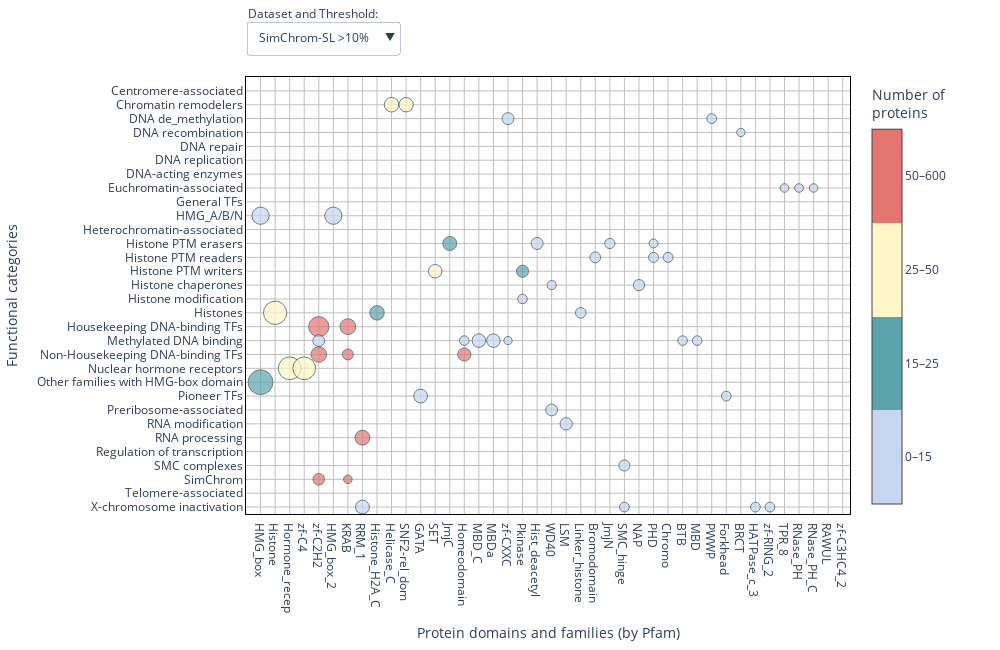

The notebook cell saved with this chart:
### Code cell
import numpy as np
import pandas as pd
import plotly.graph_objects as go

# Load data
df_perc_sl = pd.read_csv("simchrom_sl_domains_percent_0_1.csv", index_col=0).sort_index()
df_size_sl = pd.read_csv("simchrom_sl_domains_number_0_1.csv", index_col=0).sort_index()
df_perc = pd.read_csv("simchrom_domains_percent_0_1.csv", index_col=0).sort_index()
df_size = pd.read_csv("simchrom_domains_number_0_1.csv", index_col=0).sort_index()

column_order = (pd.DataFrame([df_perc.max(),df_perc_sl.max()])//5).T.sort_values([1,0],ascending=False).index

df_perc_sl = df_perc_sl[column_order]
df_size_sl = df_size_sl[column_order]
df_perc = df_perc[column_order]
df_size = df_size[column_order]

def map_color(val):
    if val < 15:
        return 0.2
    elif val < 25:
        return 0.3
    elif val < 50:
        return 0.6
    else:
        return 0.8
    
colorscale = [
    [0.0, "#c6d6f0"],
    [0.25, "#c6d6f0"],
    [0.25, "#5ca4ac"],
    [0.5, "#5ca4ac"],
    [0.5, "#fff6c7"],
    [0.75, "#fff6c7"],
    [0.75, "#e57570"],
    [1.0, "#e57570"],
]

def make_trace(df_perc, df_size, threshold):
    n_rows, n_cols = df_size.shape
    x, y = np.meshgrid(np.arange(n_cols), np.arange(n_rows))
    x = x.flatten()
    y = y.flatten()

    sizes = df_perc.values.flatten()
    colors = df_size.values.flatten()

    mask = sizes >= threshold
    x_all = x[mask]
    y_all = y[mask]
    sizes_all = sizes[mask]
    colors_all = colors[mask]
    color_cats = [map_color(val) for val in colors_all]

    return go.Scatter(
        x=x_all,
        y=y_all,
        text=[
            f"{percent:.1f}%, {num:n} proteins"
            for num, percent in zip(colors_all, sizes_all)
        ],
        mode="markers",
        marker=dict(
            color=color_cats,
            colorscale=colorscale,
            cmin=0,
            cmax=1,
            colorbar=dict(
                tickvals=[i/4+1/8 for i in range(4)], 
                ticktext=["0–15","15–25","25–50","50–600"],
                title="Number of<br>proteins"
            ),
            size=sizes_all,
            opacity=0.7,
            sizemode="area",
            sizeref=0.3,
            line_width=1,
            line_color="DarkSlateGrey"
        ),
        showlegend=False,
        visible=False
    )

thresholds = [0.1, 5, 10]
data = []

# Create all traces
for df_p, df_s in [(df_perc, df_size), (df_perc_sl, df_size_sl)]:
    for th in thresholds:
        trace = make_trace(df_p, df_s, th)
        data.append(trace)

# Set default visible trace
data[-1].visible = True

# Dropdowns
n_thresholds = len(thresholds)
thresholds_max_x = [df_size.shape[1],(df_perc_sl.max()>=5).sum()+1.5,(df_perc_sl.max()>=10).sum()+1.5]*2
plot_sizes = [1600,1200,1000]*2



    
buttons = []

for i, (ds_label, ds_idx) in enumerate(zip(['SimChrom']*n_thresholds+['SimChrom-SL']*n_thresholds, [0]*n_thresholds+[1]*n_thresholds)):
    th = thresholds[i % 3]
    max_x = thresholds_max_x[i]
    vis = [False] * len(data)
    vis[i] = True

    buttons.append(dict(
        label=f"{ds_label} >{th}%",
        method="update",
        args=[
            {"visible": vis},
            {"xaxis.range": [-1,max_x], "width":plot_sizes[i]},
        ]
        
    ))
    
    
# Figure
fig = go.Figure(data=data)
fig.update_layout(
    autosize=False,
    width=1000,
    height=650,
    xaxis=dict(
        title="Protein domains and families (by Pfam)",
        tickmode="array",
        tickvals=np.arange(df_size.shape[1]),
        ticktext=df_size.columns,
        gridcolor="silver",
        range=[-1, thresholds_max_x[-1]],
        zeroline=False,
        linewidth=1,
        linecolor="black",
        showline=True,
        mirror=True,
    ),
    yaxis=dict(
        title="Functional categories",
        tickmode="array",
        tickvals=np.arange(df_size.shape[0]),
        ticktext=df_size.index,
        gridcolor="silver",
        range=[df_size.shape[0]-0.5, -1],
        zeroline=False,
        linewidth=1,
        linecolor="black",
        showline=True,
        mirror=True,
    ),
    margin=dict(r=150, t=50),
    plot_bgcolor="white",
    dragmode=False,
    updatemenus=[
        dict(
            buttons=buttons,
            direction="down",
            active=len(buttons) - 1,
            x=0.00,
            y=1.15,
            showactive=True,
            pad={"r": 10, "t": 10},
            xanchor="left",
            yanchor="top",
        ),
        # dict(
        #     buttons=buttons_threshold,
        #     direction="down",
        #     x=0.25,
        #     y=1.15,
        #     showactive=True,
        #     pad={"r": 10, "t": 10},
        #     xanchor="left",
        #     yanchor="top",
        # ),
    ],
    annotations=[
        dict(text="Dataset and Threshold:", x=0, y=1.17, xref="paper", yref="paper", showarrow=False),
    ]
)


js_snippet = '''
var plot = $('#SHvsPfam_plot');
plot.on('plotly_click', function(data){
    var pts = '';
    var point = data.points[0];
    console.log(plot.layout.xaxis.ticktext[point.x]);
    console.log(plot.layout.yaxis.ticktext[point.y]);
});
'''
config = {
    'scrollZoom': False,  # Disable scroll to zoom
    'modeBarButtonsToRemove': ['zoom2d'],
    'displayModeBar': False,  # Hide the mode bar (toolbar)
    'doubleClick': False,  # Disable double click to reset zoom
    'editable': False,  # Disable edits like moving title and axes
    'staticPlot': False  # Disable all interactivity (makes the plot static)
}

fig.write_html("SHvsPfam_plot.html", full_html=False,div_id='SHvsPfam_plot',include_plotlyjs='js/plotly-2.35.2.min.js',config=config)


fig.show()

### Figure 1 — Plotly figure (JSON) as saved in the notebook; plotly's stock layout.template omitted (floating-point values rounded to 4 significant figures; data arrays with more than 128 entries replaced by an {"elided": "..."} marker saying what was removed)
{"data": [{"marker": {"cmax": 1, "cmin": 0, "color": {"elided": "946 float values"}, "colorbar": {"ticktext": ["0–15", "15–25", "25–50", "50–600"], "tickvals": [0.125, 0.375, 0.625, 0.875], "title": {"text": "Number of<br>proteins"}}, "colorscale": [[0, "#c6d6f0"], [0.25, "#c6d6f0"], [0.25, "#5ca4ac"], [0.5, "#5ca4ac"], [0.5, "#fff6c7"], [0.75, "#fff6c7"], [0.75, "#e57570"], [1, "#e57570"]], "line": {"color": "DarkSlateGrey", "width": 1}, "opacity": 0.7, "size": {"elided": "946 float values"}, "sizemode": "area", "sizeref": 0.3}, "mode": "markers", "showlegend": false, "text": {"elided": "946 str values"}, "type": "scatter", "visible": false, "x": {"elided": "946 int values"}, "y": {"elided": "946 int values"}}, {"marker": {"cmax": 1, "cmin": 0, "color": [0.2, 0.6, 0.6, 0.2, 0.2, 0.2, 0.2, 0.2, 0.2, 0.2, 0.2, 0.2, 0.3, 0.2, 0.2, 0.6, 0.6, 0.3, 0.2, 0.2, 0.2, 0.2, 0.2, 0.2, 0.2, 0.2, 0.2, 0.2, 0.2, 0.2, 0.2, 0.2, 0.3, 0.2, 0.2, 0.2, 0.2, 0.2, 0.2, 0.2, 0.2, 0.2, 0.2, 0.2, 0.2, 0.2, 0.3, 0.3, 0.2, 0.2, 0.6, 0.3, 0.2, 0.2, 0.2, 0.2, 0.2, 0.2, 0.2, 0.6, 0.3, 0.6, 0.3, 0.6, 0.3, 0.2, 0.8, 0.8, 0.6, 0.6, 0.6, 0.6, 0.2, 0.2, 0.2, 0.2, 0.2, 0.2, 0.2, 0.2, 0.8, 0.8, 0.8, 0.8, 0.6, 0.6, 0.2, 0.2, 0.6, 0.2, 0.2, 0.2, 0.2, 0.2, 0.2, 0.2, 0.2, 0.8, 0.3, 0.3, 0.8, 0.8, 0.8, 0.8, 0.8, 0.2, 0.8, 0.8, 0.8, 0.2, 0.2, 0.2, 0.2, 0.2, 0.2, 0.2, 0.2, 0.2, 0.2, 0.2, 0.2], "colorbar": {"ticktext": ["0–15", "15–25", "25–50", "50–600"], "tickvals": [0.125, 0.375, 0.625, 0.875], "title": {"text": "Number of<br>proteins"}}, "colorscale": [[0, "#c6d6f0"], [0.25, "#c6d6f0"], [0.25, "#5ca4ac"], [0.5, "#5ca4ac"], [0.5, "#fff6c7"], [0.75, "#fff6c7"], [0.75, "#e57570"], [1, "#e57570"]], "line": {"color": "DarkSlateGrey", "width": 1}, "opacity": 0.7, "size": [5.195, 29.73, 28.83, 9.91, 10.81, 8.108, 21.43, 14.29, 7.143, 5.479, 6.849, 8.219, 5.405, 5.556, 5.051, 19.52, 12.75, 5.976, 6.122, 8.163, 6.78, 5.085, 44.44, 44.44, 6.944, 6.944, 6.944, 5.556, 9.722, 12.5, 5.556, 5.556, 28.85, 21.15, 15.38, 11.54, 7.692, 5.769, 7.692, 5.769, 5.769, 9.615, 5.769, 5.769, 7.692, 6.796, 15.53, 16.5, 13.59, 7.767, 26.53, 21.43, 6.122, 9.184, 6.122, 5.102, 7.143, 12.5, 18.75, 12.7, 8.333, 12.3, 7.54, 81.48, 31.48, 16.67, 58.09, 34.74, 5.699, 6.25, 7.169, 7.353, 17.65, 11.76, 23.53, 23.53, 17.65, 5.882, 11.76, 11.76, 33.37, 16.2, 24.3, 9.19, 77.97, 77.97, 6.78, 5.085, 92.59, 7.407, 28.57, 9.524, 14.29, 9.524, 19.18, 14.81, 18.52, 30.26, 8.333, 7.895, 39.49, 21.55, 13.94, 6.671, 5.337, 18.52, 20.17, 10.96, 7.059, 14.29, 7.143, 7.143, 7.143, 7.143, 7.143, 7.143, 7.143, 14.29, 14.29, 7.143, 7.143], "sizemode": "area", "sizeref": 0.3}, "mode": "markers", "showlegend": false, "text": ["5.2%, 12 proteins", "29.7%, 33 proteins", "28.8%, 32 proteins", "9.9%, 11 proteins", "10.8%, 12 proteins", "8.1%, 9 proteins", "21.4%, 3 proteins", "14.3%, 2 proteins", "7.1%, 1 proteins", "5.5%, 4 proteins", "6.8%, 5 proteins", "8.2%, 6 proteins", "5.4%, 18 proteins", "5.6%, 11 proteins", "5.1%, 10 proteins", "19.5%, 49 proteins", "12.7%, 32 proteins", "6.0%, 15 proteins", "6.1%, 3 proteins", "8.2%, 4 proteins", "6.8%, 4 proteins", "5.1%, 3 proteins", "44.4%, 4 proteins", "44.4%, 4 proteins", "6.9%, 5 proteins", "6.9%, 5 proteins", "6.9%, 5 proteins", "5.6%, 4 proteins", "9.7%, 7 proteins", "12.5%, 9 proteins", "5.6%, 4 proteins", "5.6%, 4 proteins", "28.8%, 15 proteins", "21.2%, 11 proteins", "15.4%, 8 proteins", "11.5%, 6 proteins", "7.7%, 4 proteins", "5.8%, 3 proteins", "7.7%, 4 proteins", "5.8%, 3 proteins", "5.8%, 3 proteins", "9.6%, 5 proteins", "5.8%, 3 proteins", "5.8%, 3 proteins", "7.7%, 4 proteins", "6.8%, 7 proteins", "15.5%, 16 proteins", "16.5%, 17 proteins", "13.6%, 14 proteins", "7.8%, 8 proteins", "26.5%, 26 proteins", "21.4%, 21 proteins", "6.1%, 6 proteins", "9.2%, 9 proteins", "6.1%, 6 proteins", "5.1%, 5 proteins", "7.1%, 7 proteins", "12.5%, 4 proteins", "18.8%, 6 proteins", "12.7%, 32 proteins", "8.3%, 21 proteins", "12.3%, 31 proteins", "7.5%, 19 proteins", "81.5%, 44 proteins", "31.5%, 17 proteins", "16.7%, 9 proteins", "58.1%, 316 proteins", "34.7%, 189 proteins", "5.7%, 31 proteins", "6.2%, 34 proteins", "7.2%, 39 proteins", "7.4%, 40 proteins", "17.6%, 6 proteins", "11.8%, 4 proteins", "23.5%, 8 proteins", "23.5%, 8 proteins", "17.6%, 6 proteins", "5.9%, 2 proteins", "11.8%, 4 proteins", "11.8%, 4 proteins", "33.4%, 276 proteins", "16.2%, 134 proteins", "24.3%, 201 proteins", "9.2%, 76 proteins", "78.0%, 46 proteins", "78.0%, 46 proteins", "6.8%, 4 proteins", "5.1%, 3 proteins", "92.6%, 25 proteins", "7.4%, 2 proteins", "28.6%, 6 proteins", "9.5%, 2 proteins", "14.3%, 3 proteins", "9.5%, 2 proteins", "19.2%, 14 proteins", "14.8%, 4 proteins", "18.5%, 5 proteins", "30.3%, 69 proteins", "8.3%, 19 proteins", "7.9%, 18 proteins", "39.5%, 592 proteins", "21.5%, 323 proteins", "13.9%, 209 proteins", "6.7%, 100 proteins", "5.3%, 80 proteins", "18.5%, 5 proteins", "20.2%, 600 proteins", "11.0%, 326 proteins", "7.1%, 210 proteins", "14.3%, 2 proteins", "7.1%, 1 proteins", "7.1%, 1 proteins", "7.1%, 1 proteins", "7.1%, 1 proteins", "7.1%, 1 proteins", "7.1%, 1 proteins", "7.1%, 1 proteins", "14.3%, 2 proteins", "14.3%, 2 proteins", "7.1%, 1 proteins", "7.1%, 1 proteins"], "type": "scatter", "visible": false, "x": [47, 9, 10, 23, 27, 28, 17, 31, 46, 9, 33, 70, 9, 9, 72, 9, 10, 42, 27, 41, 20, 23, 0, 5, 4, 9, 10, 12, 27, 28, 30, 39, 13, 19, 24, 27, 52, 53, 54, 55, 56, 57, 58, 59, 60, 13, 23, 27, 28, 31, 12, 18, 23, 27, 49, 50, 51, 20, 26, 12, 13, 18, 27, 1, 8, 22, 4, 6, 29, 43, 44, 45, 4, 14, 15, 16, 17, 20, 29, 30, 4, 6, 14, 41, 2, 3, 41, 48, 0, 5, 11, 14, 32, 41, 20, 7, 21, 7, 9, 42, 4, 6, 14, 41, 44, 25, 4, 6, 14, 7, 13, 24, 25, 28, 33, 34, 35, 39, 40, 52, 71], "y": [0, 1, 1, 1, 1, 1, 2, 2, 2, 3, 3, 3, 4, 5, 5, 6, 6, 6, 7, 7, 8, 8, 9, 9, 10, 10, 10, 10, 10, 10, 10, 10, 11, 11, 11, 11, 11, 11, 11, 11, 11, 11, 11, 11, 11, 12, 12, 12, 12, 12, 13, 13, 13, 13, 13, 13, 13, 14, 14, 15, 15, 15, 15, 16, 16, 16, 17, 17, 17, 17, 17, 17, 18, 18, 18, 18, 18, 18, 18, 18, 19, 19, 19, 19, 20, 20, 20, 20, 21, 21, 22, 22, 22, 22, 23, 24, 24, 25, 25, 25, 26, 26, 26, 26, 26, 27, 28, 28, 28, 30, 30, 30, 30, 30, 30, 30, 30, 30, 30, 30, 30]}, {"marker": {"cmax": 1, "cmin": 0, "color": [0.6, 0.6, 0.2, 0.2, 0.2, 0.6, 0.6, 0.2, 0.2, 0.2, 0.3, 0.2, 0.2, 0.2, 0.3, 0.3, 0.2, 0.6, 0.3, 0.2, 0.2, 0.6, 0.6, 0.6, 0.3, 0.2, 0.8, 0.8, 0.2, 0.2, 0.2, 0.2, 0.2, 0.2, 0.2, 0.8, 0.8, 0.8, 0.6, 0.6, 0.6, 0.2, 0.2, 0.2, 0.2, 0.2, 0.8, 0.8, 0.8, 0.8, 0.2, 0.8, 0.8, 0.2, 0.2, 0.2], "colorbar": {"ticktext": ["0–15", "15–25", "25–50", "50–600"], "tickvals": [0.125, 0.375, 0.625, 0.875], "title": {"text": "Number of<br>proteins"}}, "colorscale": [[0, "#c6d6f0"], [0.25, "#c6d6f0"], [0.25, "#5ca4ac"], [0.5, "#5ca4ac"], [0.5, "#fff6c7"], [0.75, "#fff6c7"], [0.75, "#e57570"], [1, "#e57570"]], "line": {"color": "DarkSlateGrey", "width": 1}, "opacity": 0.7, "size": [29.73, 28.83, 10.81, 21.43, 14.29, 19.52, 12.75, 44.44, 44.44, 12.5, 28.85, 21.15, 15.38, 11.54, 15.53, 16.5, 13.59, 26.53, 21.43, 12.5, 18.75, 12.7, 12.3, 81.48, 31.48, 16.67, 58.09, 34.74, 17.65, 11.76, 23.53, 23.53, 17.65, 11.76, 11.76, 33.37, 16.2, 24.3, 77.97, 77.97, 92.59, 28.57, 14.29, 19.18, 14.81, 18.52, 30.26, 39.49, 21.55, 13.94, 18.52, 20.17, 10.96, 14.29, 14.29, 14.29], "sizemode": "area", "sizeref": 0.3}, "mode": "markers", "showlegend": false, "text": ["29.7%, 33 proteins", "28.8%, 32 proteins", "10.8%, 12 proteins", "21.4%, 3 proteins", "14.3%, 2 proteins", "19.5%, 49 proteins", "12.7%, 32 proteins", "44.4%, 4 proteins", "44.4%, 4 proteins", "12.5%, 9 proteins", "28.8%, 15 proteins", "21.2%, 11 proteins", "15.4%, 8 proteins", "11.5%, 6 proteins", "15.5%, 16 proteins", "16.5%, 17 proteins", "13.6%, 14 proteins", "26.5%, 26 proteins", "21.4%, 21 proteins", "12.5%, 4 proteins", "18.8%, 6 proteins", "12.7%, 32 proteins", "12.3%, 31 proteins", "81.5%, 44 proteins", "31.5%, 17 proteins", "16.7%, 9 proteins", "58.1%, 316 proteins", "34.7%, 189 proteins", "17.6%, 6 proteins", "11.8%, 4 proteins", "23.5%, 8 proteins", "23.5%, 8 proteins", "17.6%, 6 proteins", "11.8%, 4 proteins", "11.8%, 4 proteins", "33.4%, 276 proteins", "16.2%, 134 proteins", "24.3%, 201 proteins", "78.0%, 46 proteins", "78.0%, 46 proteins", "92.6%, 25 proteins", "28.6%, 6 proteins", "14.3%, 3 proteins", "19.2%, 14 proteins", "14.8%, 4 proteins", "18.5%, 5 proteins", "30.3%, 69 proteins", "39.5%, 592 proteins", "21.5%, 323 proteins", "13.9%, 209 proteins", "18.5%, 5 proteins", "20.2%, 600 proteins", "11.0%, 326 proteins", "14.3%, 2 proteins", "14.3%, 2 proteins", "14.3%, 2 proteins"], "type": "scatter", "visible": false, "x": [9, 10, 27, 17, 31, 9, 10, 0, 5, 28, 13, 19, 24, 27, 23, 27, 28, 12, 18, 20, 26, 12, 18, 1, 8, 22, 4, 6, 4, 14, 15, 16, 17, 29, 30, 4, 6, 14, 2, 3, 0, 11, 32, 20, 7, 21, 7, 4, 6, 14, 25, 4, 6, 7, 39, 40], "y": [1, 1, 1, 2, 2, 6, 6, 9, 9, 10, 11, 11, 11, 11, 12, 12, 12, 13, 13, 14, 14, 15, 15, 16, 16, 16, 17, 17, 18, 18, 18, 18, 18, 18, 18, 19, 19, 19, 20, 20, 21, 22, 22, 23, 24, 24, 25, 26, 26, 26, 27, 28, 28, 30, 30, 30]}, {"marker": {"cmax": 1, "cmin": 0, "color": {"elided": "611 float values"}, "colorbar": {"ticktext": ["0–15", "15–25", "25–50", "50–600"], "tickvals": [0.125, 0.375, 0.625, 0.875], "title": {"text": "Number of<br>proteins"}}, "colorscale": [[0, "#c6d6f0"], [0.25, "#c6d6f0"], [0.25, "#5ca4ac"], [0.5, "#5ca4ac"], [0.5, "#fff6c7"], [0.75, "#fff6c7"], [0.75, "#e57570"], [1, "#e57570"]], "line": {"color": "DarkSlateGrey", "width": 1}, "opacity": 0.7, "size": {"elided": "611 float values"}, "sizemode": "area", "sizeref": 0.3}, "mode": "markers", "showlegend": false, "text": {"elided": "611 str values"}, "type": "scatter", "visible": false, "x": {"elided": "611 int values"}, "y": {"elided": "611 int values"}}, {"marker": {"cmax": 1, "cmin": 0, "color": [0.2, 0.2, 0.2, 0.6, 0.6, 0.2, 0.2, 0.2, 0.2, 0.2, 0.2, 0.2, 0.2, 0.2, 0.2, 0.2, 0.2, 0.2, 0.3, 0.3, 0.2, 0.2, 0.2, 0.2, 0.2, 0.2, 0.2, 0.2, 0.2, 0.2, 0.2, 0.2, 0.2, 0.2, 0.3, 0.2, 0.2, 0.2, 0.2, 0.2, 0.2, 0.2, 0.2, 0.2, 0.2, 0.2, 0.2, 0.2, 0.2, 0.2, 0.2, 0.6, 0.3, 0.2, 0.2, 0.2, 0.2, 0.2, 0.2, 0.2, 0.2, 0.2, 0.2, 0.2, 0.2, 0.2, 0.2, 0.2, 0.2, 0.2, 0.2, 0.6, 0.3, 0.2, 0.8, 0.8, 0.6, 0.6, 0.6, 0.6, 0.2, 0.2, 0.2, 0.2, 0.2, 0.2, 0.2, 0.2, 0.8, 0.8, 0.8, 0.8, 0.6, 0.6, 0.6, 0.2, 0.2, 0.3, 0.2, 0.2, 0.2, 0.2, 0.2, 0.2, 0.2, 0.2, 0.8, 0.3, 0.3, 0.2, 0.2, 0.8, 0.8, 0.8, 0.2, 0.2, 0.2, 0.2, 0.2], "colorbar": {"ticktext": ["0–15", "15–25", "25–50", "50–600"], "tickvals": [0.125, 0.375, 0.625, 0.875], "title": {"text": "Number of<br>proteins"}}, "colorscale": [[0, "#c6d6f0"], [0.25, "#c6d6f0"], [0.25, "#5ca4ac"], [0.5, "#5ca4ac"], [0.5, "#fff6c7"], [0.75, "#fff6c7"], [0.75, "#e57570"], [1, "#e57570"]], "line": {"color": "DarkSlateGrey", "width": 1}, "opacity": 0.7, "size": [5.839, 6.569, 8.759, 31.82, 30.68, 5.682, 5.682, 7.955, 6.818, 5.682, 5.682, 21.43, 14.29, 7.143, 10.34, 7.778, 5.556, 5.97, 9.091, 8.021, 5.882, 5.556, 5.556, 5.556, 11.11, 11.11, 11.11, 5.556, 5.556, 7.018, 44.44, 44.44, 9.524, 9.524, 29.41, 21.57, 15.69, 11.76, 7.843, 5.882, 7.843, 5.882, 5.882, 9.804, 5.882, 5.882, 7.843, 17.28, 14.81, 14.81, 8.642, 27.37, 22.11, 5.263, 8.421, 6.316, 5.263, 7.368, 12.5, 18.75, 5.479, 6.849, 5.479, 13.7, 6.849, 6.849, 5.479, 5.479, 8.219, 8.219, 6.849, 81.48, 31.48, 16.67, 61.63, 37.57, 5.368, 6.759, 7.555, 7.952, 20.69, 13.79, 27.59, 27.59, 10.34, 6.897, 13.79, 13.79, 35.87, 17.73, 25.87, 9.733, 5.333, 77.59, 77.59, 6.897, 5.172, 92.31, 7.692, 28.57, 9.524, 14.29, 9.524, 20.9, 9.091, 22.73, 32.98, 8.511, 8.511, 8.197, 18.52, 20.17, 10.96, 7.059, 5.797, 28.57, 14.29, 14.29, 14.29], "sizemode": "area", "sizeref": 0.3}, "mode": "markers", "showlegend": false, "text": ["5.8%, 8 proteins", "6.6%, 9 proteins", "8.8%, 12 proteins", "31.8%, 28 proteins", "30.7%, 27 proteins", "5.7%, 5 proteins", "5.7%, 5 proteins", "8.0%, 7 proteins", "6.8%, 6 proteins", "5.7%, 5 proteins", "5.7%, 5 proteins", "21.4%, 3 proteins", "14.3%, 2 proteins", "7.1%, 1 proteins", "10.3%, 3 proteins", "7.8%, 7 proteins", "5.6%, 5 proteins", "6.0%, 4 proteins", "9.1%, 17 proteins", "8.0%, 15 proteins", "5.9%, 11 proteins", "5.6%, 1 proteins", "5.6%, 1 proteins", "5.6%, 1 proteins", "11.1%, 2 proteins", "11.1%, 2 proteins", "11.1%, 2 proteins", "5.6%, 1 proteins", "5.6%, 1 proteins", "7.0%, 4 proteins", "44.4%, 4 proteins", "44.4%, 4 proteins", "9.5%, 2 proteins", "9.5%, 2 proteins", "29.4%, 15 proteins", "21.6%, 11 proteins", "15.7%, 8 proteins", "11.8%, 6 proteins", "7.8%, 4 proteins", "5.9%, 3 proteins", "7.8%, 4 proteins", "5.9%, 3 proteins", "5.9%, 3 proteins", "9.8%, 5 proteins", "5.9%, 3 proteins", "5.9%, 3 proteins", "7.8%, 4 proteins", "17.3%, 14 proteins", "14.8%, 12 proteins", "14.8%, 12 proteins", "8.6%, 7 proteins", "27.4%, 26 proteins", "22.1%, 21 proteins", "5.3%, 5 proteins", "8.4%, 8 proteins", "6.3%, 6 proteins", "5.3%, 5 proteins", "7.4%, 7 proteins", "12.5%, 4 proteins", "18.8%, 6 proteins", "5.5%, 4 proteins", "6.8%, 5 proteins", "5.5%, 4 proteins", "13.7%, 10 proteins", "6.8%, 5 proteins", "6.8%, 5 proteins", "5.5%, 4 proteins", "5.5%, 4 proteins", "8.2%, 6 proteins", "8.2%, 6 proteins", "6.8%, 5 proteins", "81.5%, 44 proteins", "31.5%, 17 proteins", "16.7%, 9 proteins", "61.6%, 310 proteins", "37.6%, 189 proteins", "5.4%, 27 proteins", "6.8%, 34 proteins", "7.6%, 38 proteins", "8.0%, 40 proteins", "20.7%, 6 proteins", "13.8%, 4 proteins", "27.6%, 8 proteins", "27.6%, 8 proteins", "10.3%, 3 proteins", "6.9%, 2 proteins", "13.8%, 4 proteins", "13.8%, 4 proteins", "35.9%, 269 proteins", "17.7%, 133 proteins", "25.9%, 194 proteins", "9.7%, 73 proteins", "5.3%, 40 proteins", "77.6%, 45 proteins", "77.6%, 45 proteins", "6.9%, 4 proteins", "5.2%, 3 proteins", "92.3%, 24 proteins", "7.7%, 2 proteins", "28.6%, 6 proteins", "9.5%, 2 proteins", "14.3%, 3 proteins", "9.5%, 2 proteins", "20.9%, 14 proteins", "9.1%, 2 proteins", "22.7%, 5 proteins", "33.0%, 62 proteins", "8.5%, 16 proteins", "8.5%, 16 proteins", "8.2%, 5 proteins", "18.5%, 5 proteins", "20.2%, 600 proteins", "11.0%, 326 proteins", "7.1%, 210 proteins", "5.8%, 4 proteins", "28.6%, 2 proteins", "14.3%, 1 proteins", "14.3%, 1 proteins", "14.3%, 1 proteins"], "type": "scatter", "visible": false, "x": [18, 20, 47, 9, 10, 11, 23, 27, 28, 62, 63, 17, 31, 46, 33, 59, 69, 20, 9, 42, 61, 7, 20, 31, 36, 37, 38, 41, 64, 20, 0, 5, 39, 40, 13, 19, 24, 27, 52, 53, 54, 55, 56, 57, 58, 59, 60, 23, 27, 28, 31, 12, 18, 23, 27, 49, 50, 51, 20, 26, 4, 12, 13, 18, 55, 56, 63, 65, 66, 67, 68, 1, 8, 22, 4, 6, 29, 43, 44, 45, 4, 14, 15, 16, 17, 20, 29, 30, 4, 6, 14, 41, 44, 2, 3, 41, 48, 0, 5, 11, 14, 32, 41, 20, 7, 21, 7, 9, 42, 20, 25, 4, 6, 14, 20, 7, 25, 34, 35], "y": [0, 0, 0, 1, 1, 1, 1, 1, 1, 1, 1, 2, 2, 2, 3, 4, 4, 5, 6, 6, 6, 7, 7, 7, 7, 7, 7, 7, 7, 8, 9, 9, 10, 10, 11, 11, 11, 11, 11, 11, 11, 11, 11, 11, 11, 11, 11, 12, 12, 12, 12, 13, 13, 13, 13, 13, 13, 13, 14, 14, 15, 15, 15, 15, 15, 15, 15, 15, 15, 15, 15, 16, 16, 16, 17, 17, 17, 17, 17, 17, 18, 18, 18, 18, 18, 18, 18, 18, 19, 19, 19, 19, 19, 20, 20, 20, 20, 21, 21, 22, 22, 22, 22, 23, 24, 24, 25, 25, 25, 26, 27, 28, 28, 28, 29, 30, 30, 30, 30]}, {"marker": {"cmax": 1, "cmin": 0, "color": [0.6, 0.6, 0.2, 0.2, 0.2, 0.2, 0.2, 0.2, 0.2, 0.2, 0.3, 0.2, 0.2, 0.2, 0.2, 0.2, 0.2, 0.6, 0.3, 0.2, 0.2, 0.2, 0.6, 0.3, 0.2, 0.8, 0.8, 0.2, 0.2, 0.2, 0.2, 0.2, 0.2, 0.2, 0.8, 0.8, 0.8, 0.6, 0.6, 0.3, 0.2, 0.2, 0.2, 0.2, 0.8, 0.2, 0.8, 0.8, 0.2, 0.2, 0.2, 0.2], "colorbar": {"ticktext": ["0–15", "15–25", "25–50", "50–600"], "tickvals": [0.125, 0.375, 0.625, 0.875], "title": {"text": "Number of<br>proteins"}}, "colorscale": [[0, "#c6d6f0"], [0.25, "#c6d6f0"], [0.25, "#5ca4ac"], [0.5, "#5ca4ac"], [0.5, "#fff6c7"], [0.75, "#fff6c7"], [0.75, "#e57570"], [1, "#e57570"]], "line": {"color": "DarkSlateGrey", "width": 1}, "opacity": 0.7, "size": [31.82, 30.68, 21.43, 14.29, 10.34, 11.11, 11.11, 11.11, 44.44, 44.44, 29.41, 21.57, 15.69, 11.76, 17.28, 14.81, 14.81, 27.37, 22.11, 12.5, 18.75, 13.7, 81.48, 31.48, 16.67, 61.63, 37.57, 20.69, 13.79, 27.59, 27.59, 10.34, 13.79, 13.79, 35.87, 17.73, 25.87, 77.59, 77.59, 92.31, 28.57, 14.29, 20.9, 22.73, 32.98, 18.52, 20.17, 10.96, 28.57, 14.29, 14.29, 14.29], "sizemode": "area", "sizeref": 0.3}, "mode": "markers", "showlegend": false, "text": ["31.8%, 28 proteins", "30.7%, 27 proteins", "21.4%, 3 proteins", "14.3%, 2 proteins", "10.3%, 3 proteins", "11.1%, 2 proteins", "11.1%, 2 proteins", "11.1%, 2 proteins", "44.4%, 4 proteins", "44.4%, 4 proteins", "29.4%, 15 proteins", "21.6%, 11 proteins", "15.7%, 8 proteins", "11.8%, 6 proteins", "17.3%, 14 proteins", "14.8%, 12 proteins", "14.8%, 12 proteins", "27.4%, 26 proteins", "22.1%, 21 proteins", "12.5%, 4 proteins", "18.8%, 6 proteins", "13.7%, 10 proteins", "81.5%, 44 proteins", "31.5%, 17 proteins", "16.7%, 9 proteins", "61.6%, 310 proteins", "37.6%, 189 proteins", "20.7%, 6 proteins", "13.8%, 4 proteins", "27.6%, 8 proteins", "27.6%, 8 proteins", "10.3%, 3 proteins", "13.8%, 4 proteins", "13.8%, 4 proteins", "35.9%, 269 proteins", "17.7%, 133 proteins", "25.9%, 194 proteins", "77.6%, 45 proteins", "77.6%, 45 proteins", "92.3%, 24 proteins", "28.6%, 6 proteins", "14.3%, 3 proteins", "20.9%, 14 proteins", "22.7%, 5 proteins", "33.0%, 62 proteins", "18.5%, 5 proteins", "20.2%, 600 proteins", "11.0%, 326 proteins", "28.6%, 2 proteins", "14.3%, 1 proteins", "14.3%, 1 proteins", "14.3%, 1 proteins"], "type": "scatter", "visible": true, "x": [9, 10, 17, 31, 33, 36, 37, 38, 0, 5, 13, 19, 24, 27, 23, 27, 28, 12, 18, 20, 26, 18, 1, 8, 22, 4, 6, 4, 14, 15, 16, 17, 29, 30, 4, 6, 14, 2, 3, 0, 11, 32, 20, 21, 7, 25, 4, 6, 7, 25, 34, 35], "y": [1, 1, 2, 2, 3, 7, 7, 7, 9, 9, 11, 11, 11, 11, 12, 12, 12, 13, 13, 14, 14, 15, 16, 16, 16, 17, 17, 18, 18, 18, 18, 18, 18, 18, 19, 19, 19, 20, 20, 21, 22, 22, 23, 24, 25, 27, 28, 28, 30, 30, 30, 30]}], "layout": {"annotations": [{"showarrow": false, "text": "Dataset and Threshold:", "x": 0, "xref": "paper", "y": 1.17, "yref": "paper"}], "autosize": false, "dragmode": false, "height": 650, "margin": {"r": 150, "t": 50}, "plot_bgcolor": "white", "updatemenus": [{"active": 5, "buttons": [{"args": [{"visible": [true, false, false, false, false, false]}, {"width": 1600, "xaxis.range": [-1, 140]}], "label": "SimChrom >0.1%", "method": "update"}, {"args": [{"visible": [false, true, false, false, false, false]}, {"width": 1200, "xaxis.range": [-1, 71.5]}], "label": "SimChrom >5%", "method": "update"}, {"args": [{"visible": [false, false, true, false, false, false]}, {"width": 1000, "xaxis.range": [-1, 40.5]}], "label": "SimChrom >10%", "method": "update"}, {"args": [{"visible": [false, false, false, true, false, false]}, {"width": 1600, "xaxis.range": [-1, 140]}], "label": "SimChrom-SL >0.1%", "method": "update"}, {"args": [{"visible": [false, false, false, false, true, false]}, {"width": 1200, "xaxis.range": [-1, 71.5]}], "label": "SimChrom-SL >5%", "method": "update"}, {"args": [{"visible": [false, false, false, false, false, true]}, {"width": 1000, "xaxis.range": [-1, 40.5]}], "label": "SimChrom-SL >10%", "method": "update"}], "direction": "down", "pad": {"r": 10, "t": 10}, "showactive": true, "x": 0, "xanchor": "left", "y": 1.15, "yanchor": "top"}], "width": 1000, "xaxis": {"gridcolor": "silver", "linecolor": "black", "linewidth": 1, "mirror": true, "range": [-1, 40.5], "showline": true, "tickmode": "array", "ticktext": {"elided": "140 str values"}, "tickvals": {"elided": "140 int values"}, "title": {"text": "Protein domains and families (by Pfam)"}, "type": "linear", "zeroline": false}, "yaxis": {"gridcolor": "silver", "linecolor": "black", "linewidth": 1, "mirror": true, "range": [30.5, -1], "showline": true, "tickmode": "array", "ticktext": ["Centromere-associated", "Chromatin remodelers", "DNA de_methylation", "DNA recombination", "DNA repair", "DNA replication", "DNA-acting enzymes", "Euchromatin-associated", "General TFs", "HMG_A/B/N", "Heterochromatin-associated", "Histone PTM erasers", "Histone PTM readers", "Histone PTM writers", "Histone chaperones", "Histone modification", "Histones", "Housekeeping DNA-binding TFs", "Methylated DNA binding", "Non-Housekeeping DNA-binding TFs", "Nuclear hormone receptors", "Other families with HMG-box domain", "Pioneer TFs", "Preribosome-associated", "RNA modification", "RNA processing", "Regulation of transcription", "SMC complexes", "SimChrom", "Telomere-associated", "X-chromosome inactivation"], "tickvals": [0, 1, 2, 3, 4, 5, 6, 7, 8, 9, 10, 11, 12, 13, 14, 15, 16, 17, 18, 19, 20, 21, 22, 23, 24, 25, 26, 27, 28, 29, 30], "title": {"text": "Functional categories"}, "type": "linear", "zeroline": false}}}
